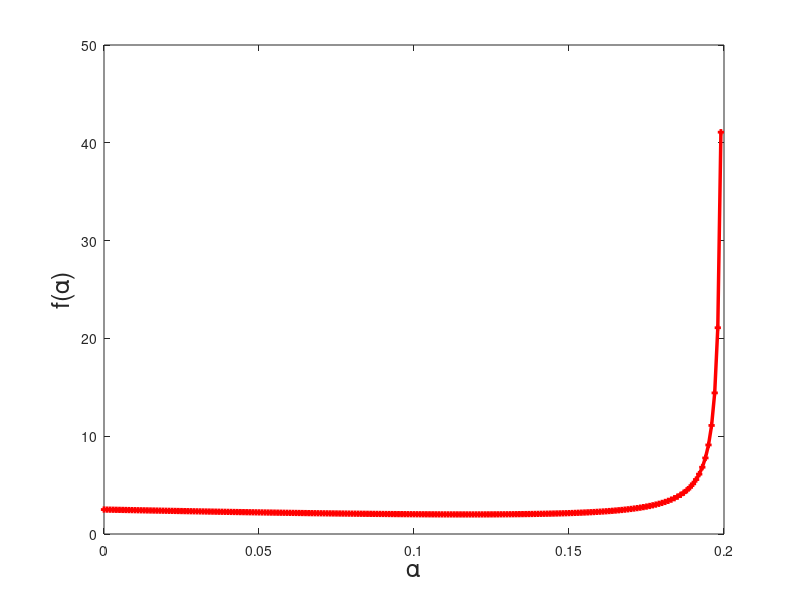

Recreate this plot in MATLAB. (Note: this script raises an error after producing the figure.)
%randomized vs threshold policy
clear
mu = 1; % local service rate
lambda = 5; % arrival rate
alpha = 0 : 0.001 : min(mu/lambda, 1);
C = 10; %cost efficient
k = 10;
% static fraction
f = alpha./(mu - alpha.*lambda) + k.*lambda^2 .* (1 - alpha).^3 ./ C^2;

% threshold policy
rho = lambda / mu;

B = 0 : .01 : 100;
if lambda ~= 1
    pi_0 = (1 - rho)./(1 - rho.^(B+1));
    pi_B = (rho.^B - rho.^(B+1))./(1 - rho.^(B+1));
    E_Q = pi_0 .* rho .* ( 1 - rho.^B)./(1-rho).^2 - B .* rho.^(B+1).*pi_0 ./ (1 - rho);
    E_Q1 = (B+1)./(rho.^(B+1) - 1) + B + 1/(1 - rho);
else
    pi_0 = 1 ./ (B+1);
    pi_B = 1 ./ (B+1);
    E_Q = B./ 2;
end

g_B =  E_Q./lambda + k.*lambda^2 .* pi_B.^3 ./ C^2;

figure(3)
plot(alpha, f, 'r-s','LineWidth',2.5,'MarkerSize',2)
xlabel('\alpha','FontSize',18)
ylabel('f(\alpha)','FontSize',18)
title('randomilized policy, \lambda = ' + string(lambda) + ', C = ' + string(C) + ', \rho = ' + string(rho) ,'FontSize',18)
grid on

figure(4)
plot(B, g_B, 'b-s','LineWidth',2.5,'MarkerSize',2)
xlabel('B','FontSize',18)
ylabel('g(B)','FontSize',18)
title('threshold policy , \lambda = ' + string(lambda) + ', C = ' + string(C) + ', \rho = ' + string(rho),'FontSize',18)
grid on

% min_f = min(f)
% min_g = min(g_B)

% figure(3)
% plot(1-pi_B, E_Q,'b','LineWidth',2.5)
% hold on
% plot(alpha, f,'r','LineWidth',2.5)
% legend('TB','RD')
% axis([0 1 0 10])

% figure(4)
% plot(alpha, f, 'r','LineWidth',2.5)
% hold on
% plot(1-pi_B, g_B, 'b-*','LineWidth',2.5)
% legend('RD','TB')
% axis([0 1 0 20])

